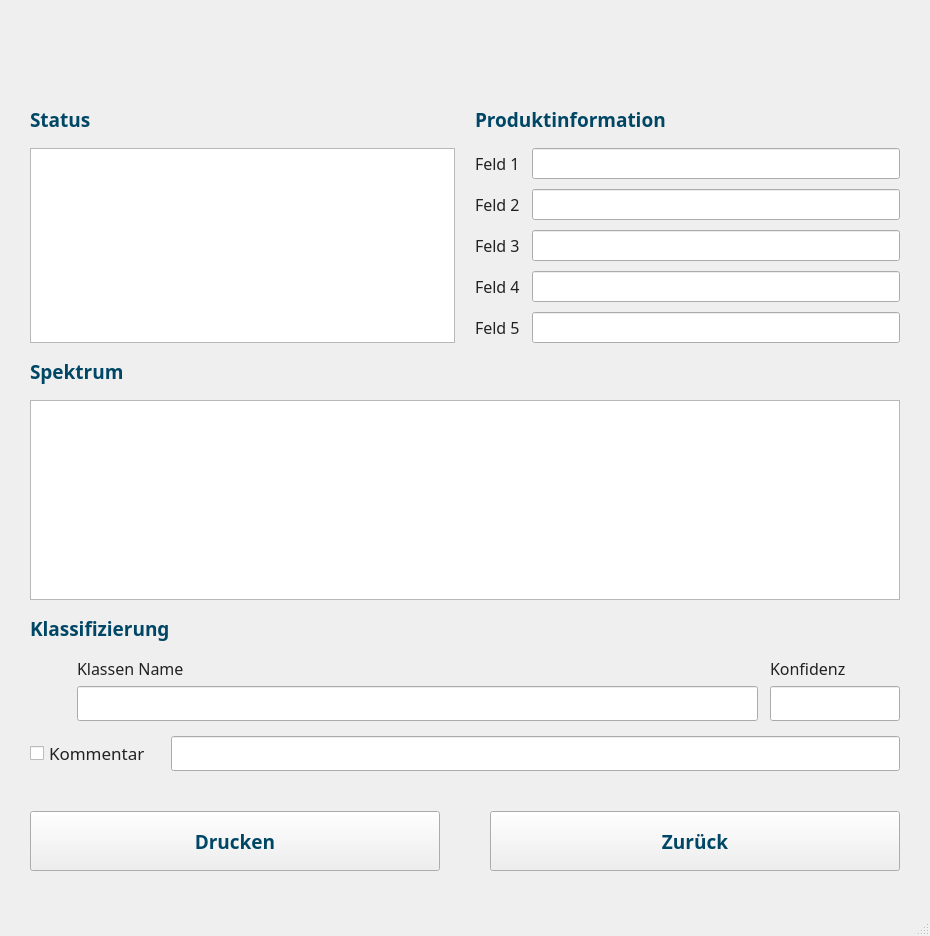
<?xml version="1.0" encoding="UTF-8"?>
<ui version="4.0">
 <class>MainWindow</class>
 <widget class="QMainWindow" name="MainWindow">
  <property name="geometry">
   <rect>
    <x>0</x>
    <y>0</y>
    <width>930</width>
    <height>936</height>
   </rect>
  </property>
  <property name="font">
   <font>
    <family>Source Sans Pro</family>
    <pointsize>12</pointsize>
   </font>
  </property>
  <property name="windowTitle">
   <string>Messung</string>
  </property>
  <property name="windowIcon">
   <iconset>
    <normaloff>PhydentLogo.jpg</normaloff>PhydentLogo.jpg</iconset>
  </property>
  <widget class="QWidget" name="centralwidget">
   <layout class="QVBoxLayout" name="verticalLayout_3">
    <property name="spacing">
     <number>15</number>
    </property>
    <property name="leftMargin">
     <number>30</number>
    </property>
    <property name="topMargin">
     <number>20</number>
    </property>
    <property name="rightMargin">
     <number>30</number>
    </property>
    <property name="bottomMargin">
     <number>12</number>
    </property>
    <item>
     <spacer name="verticalSpacer_4">
      <property name="orientation">
       <enum>Qt::Vertical</enum>
      </property>
      <property name="sizeHint" stdset="0">
       <size>
        <width>20</width>
        <height>40</height>
       </size>
      </property>
     </spacer>
    </item>
    <item>
     <widget class="QLabel" name="Logo">
      <property name="text">
       <string/>
      </property>
      <property name="pixmap">
       <pixmap>phydent-logo-2x.png</pixmap>
      </property>
      <property name="scaledContents">
       <bool>false</bool>
      </property>
     </widget>
    </item>
    <item>
     <spacer name="verticalSpacer_3">
      <property name="orientation">
       <enum>Qt::Vertical</enum>
      </property>
      <property name="sizeHint" stdset="0">
       <size>
        <width>20</width>
        <height>40</height>
       </size>
      </property>
     </spacer>
    </item>
    <item>
     <layout class="QGridLayout" name="log_productsection">
      <property name="horizontalSpacing">
       <number>20</number>
      </property>
      <item row="1" column="1">
       <layout class="QGridLayout" name="productinfogrid">
        <property name="horizontalSpacing">
         <number>12</number>
        </property>
        <property name="verticalSpacing">
         <number>10</number>
        </property>
        <item row="2" column="1">
         <widget class="QLineEdit" name="productlabel3edit">
          <property name="readOnly">
           <bool>true</bool>
          </property>
         </widget>
        </item>
        <item row="1" column="1">
         <widget class="QLineEdit" name="productlabel2edit"/>
        </item>
        <item row="0" column="1">
         <widget class="QLineEdit" name="productlabel1edit">
          <property name="readOnly">
           <bool>true</bool>
          </property>
         </widget>
        </item>
        <item row="4" column="1">
         <widget class="QLineEdit" name="productlabel5edit">
          <property name="readOnly">
           <bool>true</bool>
          </property>
         </widget>
        </item>
        <item row="3" column="1">
         <widget class="QLineEdit" name="productlabel4edit">
          <property name="readOnly">
           <bool>true</bool>
          </property>
         </widget>
        </item>
        <item row="0" column="0">
         <widget class="QLabel" name="productlabel1">
          <property name="text">
           <string>&lt;html&gt;&lt;head/&gt;&lt;body&gt;&lt;p&gt;&lt;span style=&quot; color:#222222;&quot;&gt;Feld 1&lt;/span&gt;&lt;/p&gt;&lt;/body&gt;&lt;/html&gt;</string>
          </property>
         </widget>
        </item>
        <item row="1" column="0">
         <widget class="QLabel" name="productlabel2">
          <property name="text">
           <string>&lt;html&gt;&lt;head/&gt;&lt;body&gt;&lt;p&gt;&lt;span style=&quot; color:#222222;&quot;&gt;Feld 2&lt;/span&gt;&lt;/p&gt;&lt;/body&gt;&lt;/html&gt;</string>
          </property>
         </widget>
        </item>
        <item row="2" column="0">
         <widget class="QLabel" name="productlabel3">
          <property name="text">
           <string>&lt;html&gt;&lt;head/&gt;&lt;body&gt;&lt;p&gt;&lt;span style=&quot; color:#222222;&quot;&gt;Feld 3&lt;/span&gt;&lt;/p&gt;&lt;/body&gt;&lt;/html&gt;</string>
          </property>
         </widget>
        </item>
        <item row="3" column="0">
         <widget class="QLabel" name="productlabel4">
          <property name="text">
           <string>&lt;html&gt;&lt;head/&gt;&lt;body&gt;&lt;p&gt;&lt;span style=&quot; color:#222222;&quot;&gt;Feld 4&lt;/span&gt;&lt;/p&gt;&lt;/body&gt;&lt;/html&gt;</string>
          </property>
         </widget>
        </item>
        <item row="4" column="0">
         <widget class="QLabel" name="productlabel5">
          <property name="text">
           <string>&lt;html&gt;&lt;head/&gt;&lt;body&gt;&lt;p&gt;&lt;span style=&quot; color:#222222;&quot;&gt;Feld 5&lt;/span&gt;&lt;/p&gt;&lt;/body&gt;&lt;/html&gt;</string>
          </property>
         </widget>
        </item>
       </layout>
      </item>
      <item row="0" column="1">
       <widget class="QLabel" name="productinformationlabel">
        <property name="font">
         <font>
          <family>Source Sans Pro SemiBold</family>
          <pointsize>14</pointsize>
          <weight>75</weight>
          <bold>true</bold>
         </font>
        </property>
        <property name="text">
         <string>&lt;html&gt;&lt;head/&gt;&lt;body&gt;&lt;p&gt;&lt;span style=&quot; color:#004766;&quot;&gt;Produktinformation&lt;/span&gt;&lt;/p&gt;&lt;/body&gt;&lt;/html&gt;</string>
        </property>
       </widget>
      </item>
      <item row="0" column="0">
       <widget class="QLabel" name="logPromptlabel">
        <property name="font">
         <font>
          <family>Source Sans Pro SemiBold</family>
          <pointsize>14</pointsize>
          <weight>75</weight>
          <bold>true</bold>
         </font>
        </property>
        <property name="text">
         <string>&lt;html&gt;&lt;head/&gt;&lt;body&gt;&lt;p&gt;&lt;span style=&quot; color:#004766;&quot;&gt;Status&lt;/span&gt;&lt;/p&gt;&lt;/body&gt;&lt;/html&gt;</string>
        </property>
       </widget>
      </item>
      <item row="1" column="0">
       <widget class="QTextEdit" name="logPrompt"/>
      </item>
     </layout>
    </item>
    <item>
     <layout class="QVBoxLayout" name="spectrumsection">
      <item>
       <widget class="QLabel" name="spectrumlabel">
        <property name="maximumSize">
         <size>
          <width>500</width>
          <height>80</height>
         </size>
        </property>
        <property name="font">
         <font>
          <family>Source Sans Pro SemiBold</family>
          <pointsize>14</pointsize>
          <weight>75</weight>
          <bold>true</bold>
         </font>
        </property>
        <property name="text">
         <string>&lt;html&gt;&lt;head/&gt;&lt;body&gt;&lt;p&gt;&lt;span style=&quot; color:#004766;&quot;&gt;Spektrum&lt;/span&gt;&lt;/p&gt;&lt;/body&gt;&lt;/html&gt;</string>
        </property>
       </widget>
      </item>
      <item>
       <widget class="PlotWidget" name="graphicsView">
        <property name="minimumSize">
         <size>
          <width>700</width>
          <height>200</height>
         </size>
        </property>
       </widget>
      </item>
     </layout>
    </item>
    <item>
     <layout class="QVBoxLayout" name="classificationsection">
      <item>
       <widget class="QLabel" name="classificationlabel">
        <property name="maximumSize">
         <size>
          <width>16777215</width>
          <height>30</height>
         </size>
        </property>
        <property name="font">
         <font>
          <family>Source Sans Pro SemiBold</family>
          <pointsize>14</pointsize>
          <weight>75</weight>
          <bold>true</bold>
         </font>
        </property>
        <property name="text">
         <string>&lt;html&gt;&lt;head/&gt;&lt;body&gt;&lt;p&gt;&lt;span style=&quot; color:#004766;&quot;&gt;Klassifizierung&lt;/span&gt;&lt;/p&gt;&lt;/body&gt;&lt;/html&gt;</string>
        </property>
       </widget>
      </item>
      <item>
       <layout class="QGridLayout" name="classificationgrid">
        <property name="horizontalSpacing">
         <number>12</number>
        </property>
        <property name="verticalSpacing">
         <number>6</number>
        </property>
        <item row="0" column="2">
         <widget class="QLabel" name="confidence_label">
          <property name="maximumSize">
           <size>
            <width>16777215</width>
            <height>30</height>
           </size>
          </property>
          <property name="font">
           <font>
            <family>Source Sans Pro</family>
            <weight>50</weight>
            <bold>false</bold>
           </font>
          </property>
          <property name="text">
           <string>&lt;html&gt;&lt;head/&gt;&lt;body&gt;&lt;p&gt;&lt;span style=&quot; color:#222222;&quot;&gt;Konfidenz&lt;/span&gt;&lt;/p&gt;&lt;/body&gt;&lt;/html&gt;</string>
          </property>
         </widget>
        </item>
        <item row="0" column="1">
         <widget class="QLabel" name="classname_label">
          <property name="maximumSize">
           <size>
            <width>16777215</width>
            <height>30</height>
           </size>
          </property>
          <property name="font">
           <font>
            <family>Source Sans Pro</family>
            <weight>50</weight>
            <bold>false</bold>
           </font>
          </property>
          <property name="text">
           <string>&lt;html&gt;&lt;head/&gt;&lt;body&gt;&lt;p&gt;&lt;span style=&quot; color:#222222;&quot;&gt;Klassen Name&lt;/span&gt;&lt;/p&gt;&lt;/body&gt;&lt;/html&gt;</string>
          </property>
         </widget>
        </item>
        <item row="2" column="2">
         <widget class="QLineEdit" name="confidence">
          <property name="minimumSize">
           <size>
            <width>130</width>
            <height>35</height>
           </size>
          </property>
          <property name="maximumSize">
           <size>
            <width>130</width>
            <height>35</height>
           </size>
          </property>
          <property name="autoFillBackground">
           <bool>false</bool>
          </property>
          <property name="text">
           <string/>
          </property>
          <property name="readOnly">
           <bool>true</bool>
          </property>
         </widget>
        </item>
        <item row="2" column="0" alignment="Qt::AlignHCenter">
         <widget class="QLabel" name="identification_image">
          <property name="sizePolicy">
           <sizepolicy hsizetype="Fixed" vsizetype="Fixed">
            <horstretch>0</horstretch>
            <verstretch>0</verstretch>
           </sizepolicy>
          </property>
          <property name="minimumSize">
           <size>
            <width>35</width>
            <height>35</height>
           </size>
          </property>
          <property name="maximumSize">
           <size>
            <width>40</width>
            <height>40</height>
           </size>
          </property>
          <property name="layoutDirection">
           <enum>Qt::LeftToRight</enum>
          </property>
          <property name="text">
           <string/>
          </property>
          <property name="pixmap">
           <pixmap>positive.png</pixmap>
          </property>
          <property name="scaledContents">
           <bool>true</bool>
          </property>
          <property name="alignment">
           <set>Qt::AlignLeading|Qt::AlignLeft|Qt::AlignVCenter</set>
          </property>
          <property name="margin">
           <number>0</number>
          </property>
          <property name="indent">
           <number>0</number>
          </property>
         </widget>
        </item>
        <item row="2" column="1">
         <widget class="QLineEdit" name="classname">
          <property name="minimumSize">
           <size>
            <width>0</width>
            <height>35</height>
           </size>
          </property>
          <property name="maximumSize">
           <size>
            <width>16777215</width>
            <height>35</height>
           </size>
          </property>
          <property name="autoFillBackground">
           <bool>false</bool>
          </property>
          <property name="text">
           <string/>
          </property>
          <property name="readOnly">
           <bool>true</bool>
          </property>
         </widget>
        </item>
       </layout>
      </item>
     </layout>
    </item>
    <item>
     <layout class="QHBoxLayout" name="buttonsection_2">
      <property name="spacing">
       <number>20</number>
      </property>
      <property name="leftMargin">
       <number>0</number>
      </property>
      <property name="rightMargin">
       <number>0</number>
      </property>
      <item>
       <widget class="QCheckBox" name="checkBox">
        <property name="font">
         <font>
          <family>Source Sans Pro</family>
          <pointsize>13</pointsize>
          <weight>50</weight>
          <bold>false</bold>
         </font>
        </property>
        <property name="styleSheet">
         <string notr="true">color: rgb(34, 34, 34);</string>
        </property>
        <property name="text">
         <string>Kommentar</string>
        </property>
       </widget>
      </item>
      <item>
       <widget class="QLineEdit" name="lineEdit">
        <property name="minimumSize">
         <size>
          <width>0</width>
          <height>35</height>
         </size>
        </property>
       </widget>
      </item>
     </layout>
    </item>
    <item>
     <spacer name="verticalSpacer_2">
      <property name="orientation">
       <enum>Qt::Vertical</enum>
      </property>
      <property name="sizeHint" stdset="0">
       <size>
        <width>20</width>
        <height>40</height>
       </size>
      </property>
     </spacer>
    </item>
    <item>
     <layout class="QHBoxLayout" name="buttonsection">
      <property name="spacing">
       <number>50</number>
      </property>
      <property name="leftMargin">
       <number>0</number>
      </property>
      <property name="rightMargin">
       <number>0</number>
      </property>
      <item>
       <widget class="QPushButton" name="printbutton">
        <property name="minimumSize">
         <size>
          <width>0</width>
          <height>60</height>
         </size>
        </property>
        <property name="font">
         <font>
          <family>Source Sans Pro Semibold</family>
          <pointsize>14</pointsize>
          <weight>75</weight>
          <bold>true</bold>
         </font>
        </property>
        <property name="autoFillBackground">
         <bool>false</bool>
        </property>
        <property name="styleSheet">
         <string notr="true">color: rgb(0, 71, 102);</string>
        </property>
        <property name="text">
         <string>Drucken</string>
        </property>
       </widget>
      </item>
      <item>
       <widget class="QPushButton" name="backbutton">
        <property name="minimumSize">
         <size>
          <width>0</width>
          <height>60</height>
         </size>
        </property>
        <property name="font">
         <font>
          <family>Source Sans Pro Semibold</family>
          <pointsize>14</pointsize>
          <weight>75</weight>
          <bold>true</bold>
         </font>
        </property>
        <property name="autoFillBackground">
         <bool>false</bool>
        </property>
        <property name="styleSheet">
         <string notr="true">color: rgb(0, 71, 102);</string>
        </property>
        <property name="text">
         <string>Zurück</string>
        </property>
       </widget>
      </item>
     </layout>
    </item>
    <item>
     <spacer name="verticalSpacer">
      <property name="orientation">
       <enum>Qt::Vertical</enum>
      </property>
      <property name="sizeHint" stdset="0">
       <size>
        <width>20</width>
        <height>40</height>
       </size>
      </property>
     </spacer>
    </item>
   </layout>
  </widget>
  <widget class="QMenuBar" name="menubar">
   <property name="geometry">
    <rect>
     <x>0</x>
     <y>0</y>
     <width>930</width>
     <height>21</height>
    </rect>
   </property>
  </widget>
  <widget class="QStatusBar" name="statusbar"/>
 </widget>
 <customwidgets>
  <customwidget>
   <class>PlotWidget</class>
   <extends>QGraphicsView</extends>
   <header>pyqtgraph</header>
  </customwidget>
 </customwidgets>
 <tabstops>
  <tabstop>productlabel1edit</tabstop>
  <tabstop>productlabel2edit</tabstop>
  <tabstop>productlabel3edit</tabstop>
  <tabstop>productlabel4edit</tabstop>
  <tabstop>productlabel5edit</tabstop>
  <tabstop>logPrompt</tabstop>
  <tabstop>graphicsView</tabstop>
  <tabstop>classname</tabstop>
  <tabstop>confidence</tabstop>
  <tabstop>printbutton</tabstop>
  <tabstop>backbutton</tabstop>
 </tabstops>
 <resources/>
 <connections/>
</ui>
